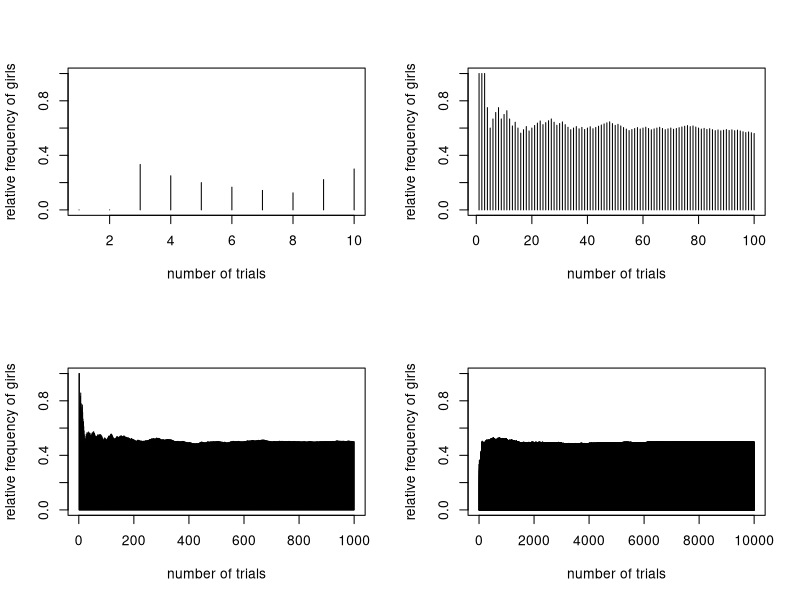
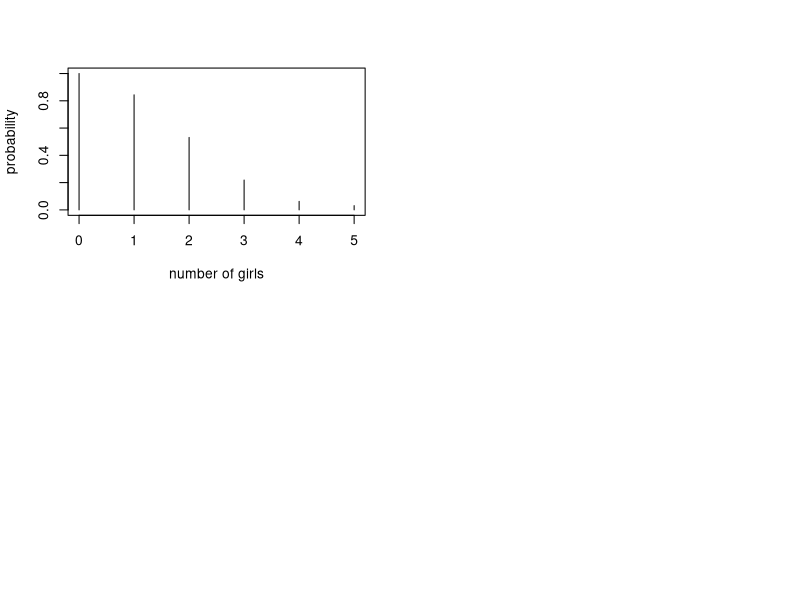
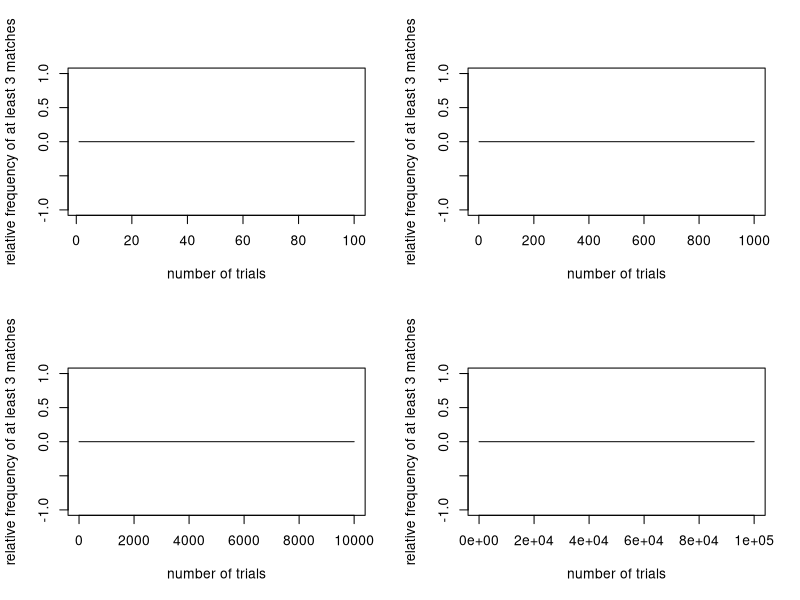
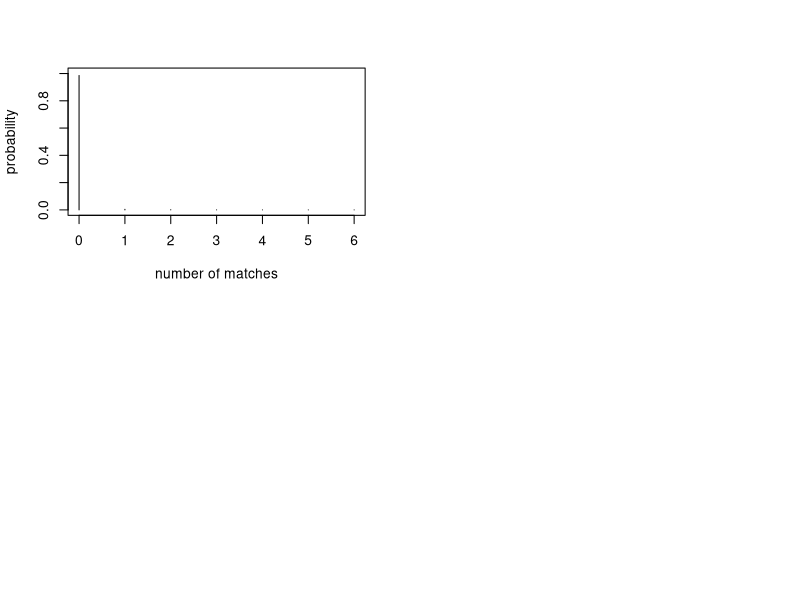

Recreate these plots in R, in order.
# Kenny Raymond
# INFO 370
# Quiz 4

#  1.  Determine the probability of having at least 3 girls in a family of 5 siblings.  
#      (a)  Simulate the result and provide figures.  
#      (b)  Provide a histogram of probabilities for all scenarios (at least 0, 1, 2, 3, 4 and 5 girls in a family of five siblings).

# number of experiments where we pull 5 people from the population
experiments <- c(10,100,1000,10000)

# multiple plots
par(mfrow = c(2, 2))

for (j in 1:4) {
  # number of experiments where we pull 5 people from the population
  n = experiments[j]
  
  # vector for storing successes
  success <- mat.or.vec(n,1)
  
  # total number of times we get at least 3 girls
  girlFreq = 0
  
  # pull five people from the population and see how many are girls
  for (i in 1:n) {
    # sample 5 people, checks to see if at least 3 are girls
    if (sum(rbinom(5,1,0.5)) >= 3) {
      girlFreq = girlFreq + 1
    } 
    success[i] = girlFreq/i
  }
  
  plot(success,ylim=c(0,1),type="h",xlab="number of trials",ylab="relative frequency of girls")
}  

# probability of at least 3 girls: 0.5
dbinom(5, size=5, prob=0.5) + dbinom(4, size=5, prob=0.5) + dbinom(3, size=5, prob=0.5) 

x <- c(0,1,2,3,4,5)
y <- vector()
runningProb <- 0
for (i in 0:5) {
  runningProb = runningProb + dbinom(i, size=5, prob=0.5)
  y <- c(y, (1 - runningProb) + dbinom(0, size=5, prob=0.5))
}

# histogram with probability of atleast x girls in sample of 5 siblings
plot(x,y,ylim=c(0,1),xlim=c(0,5),type="h",xlab="number of girls",ylab="probability")


## --------------------------------------------------------

#  2.  What is the probability of winning a lottery that requires you to pick 6 numbers from 1-49, inclusive?  
#      The 6 numbers are unique so you can't pick the same number twice.    
#      What is the probability of getting at least 3 of them right?  
#      (a)  Simulate the result and provide figures.  
#      (b)  Provide a histogram of successful numbers for all scenarios (at least 1, 2, 3, 4, 5, and 6 numbers correct).

# number of experiments where we pull draw 6 nums
experiments <- c(100,1000,10000,100000)

# multiple plots
par(mfrow = c(2, 2))

for (j in 1:4) {
  # number of experiments 
  n = experiments[j]
  
  # vector for storing successes
  success <- mat.or.vec(n,1)
  
  # total number of times we get at least 3 nums right
  rightFreq = 0
  
  # pull 6 nums and see how many are right
  for (i in 1:n) {
    randomSample <- rbinom(1,49,1/49)
    for (k in 1:5) {
      randomSample <- c(randomSample, rbinom(1,49-k,1/(49-k))) # ensures unique values
    }
    if ('12' %in% randomSample & '18' %in% randomSample & '21' %in% randomSample) {
      rightFreq = rightFreq + 1
    } 
    success[i] = rightFreq/i
  }  
  plot(success,type="l",xlab="number of trials",ylab="relative frequency of at least 3 matches")
}  

# probability of winning the lottery: 9.932116e-11
dbinom(1, size=1, prob=1/49) * dbinom(1, size=1, prob=1/48) * dbinom(1, size=1, prob=1/47) * dbinom(1, size=1, prob=1/46) * dbinom(1, size=1, prob=1/45) * dbinom(1, size=1, prob=1/44)

# same thing only less hard-coded
runningProb <- 1
for (i in 0:5) {
  runningProb = runningProb * dbinom(1, size=1, prob=1/(49-i))
}

numbers <- 49
choices <- 6
matches <- 3

# probability of at least 3 numbers matching ≈ 0.0176504
p = (factorial(choices)/(factorial(matches)*factorial(choices - matches))) * (factorial(numbers - choices)/(factorial(matches)*factorial(numbers - choices - matches))) / (factorial(numbers)/(factorial(choices)*factorial(numbers - choices)))

N = 49 # number of lottery balls
K = 6 # numbers in a combination
M = 3 # number of matches

# equation to determine p of at least M matches in K selections with numbers from 1 to N
(factorial(K)/(factorial(M)*factorial(K - M))) * (factorial(N - K)/(factorial(K - M)*factorial((N - K) - (K - M)))) *1 / (factorial(N)/(factorial(K)*factorial(N - K))) / 100

x <- c(0,1,2,3,4,5,6)
y <- vector()
for (i in 0:6) {
  # replace M with i
  y <- c(y, (factorial(K)/(factorial(i)*factorial(K - i))) * (factorial(N - K)/(factorial(K - i)*factorial((N - K) - (K - i)))) *1 / (factorial(N)/(factorial(K)*factorial(N - K))) / 100)
}
# update the probability of choosing none of the lottery numbers to 1 - probability of choosing all the other "number of match" possibilities
y[1] <- (1 - sum(y) - (factorial(K)/(factorial(0)*factorial(K - 0))) * (factorial(N - K)/(factorial(K - 0)*factorial((N - K) - (K - 0)))) *1 / (factorial(N)/(factorial(K)*factorial(N - K))) / 100)

# histogram with probability of atleast x matches in a lottery where 6 nums from 1-49 inclusive are drawn
plot(x,y,ylim=c(0,1),xlim=c(0,6),type="h",xlab="number of matches",ylab="probability")
